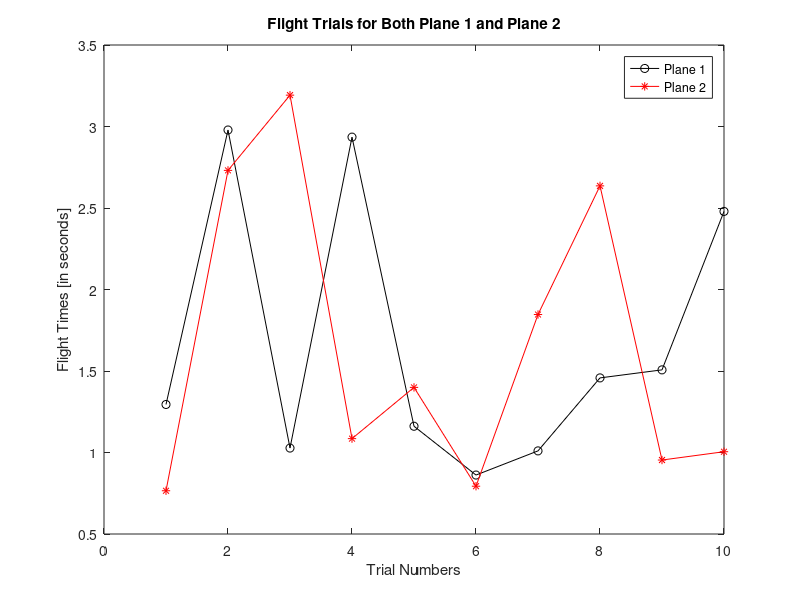

MATLAB code for this plot:
%% Module 4 In-Class Programming Assignment #1
% Crewe Prough - scribe
%  Gianna Foti - Guide
%  Bryce Morris- researcher
%  Susan Heil - Quality control
% EGR 101
% 9/13/2022

clc
clear
format compact 

% Flight times of 2 paper airplanes in seconds
plane1 = [1.2946    2.9785    1.0273    2.9348    1.1611    0.8617  1.0099    1.4577    1.5070    2.4790];
plane2 = [0.7653    2.7308    3.1924    1.0851    1.3995    0.7932  1.8465    2.6358    0.9538    1.0048];
%% Set up
Times_plane2 =  0.5 < plane2 & plane2 < 1.5; %flight times for plane 2 in seconds
disp ('The total number of times airplane 2 flew between 0.5 and 1.5 seconds') %making a display statement 
disp (sum(Times_plane2))% displaying values

%% average time
Average_time_1 = mean(plane1); %finding avg time in seconds
Average_time_2 = mean(plane2); %finding avg time in seconds

%% Number of times Average
Number_times_longer_Avg_1 = plane1 > Average_time_1; %finding long avg time in seconds
Number_times_longer_Avg_2 = plane2 > Average_time_2; %finding long avg time in seconds
 
%% count over average
Count_over_av_1 = plane1 (Number_times_longer_Avg_1); %finding the time over avg
Long_Sum_1 = sum(Number_times_longer_Avg_1);
fprintf ('The number of times plane 1 flew longer than its average is %g and the average flight time for plane 1 is %.2f seconds \n', Long_Sum_1, Average_time_1 )% displaying values

%% trial set up
trial_num = 1:10; %trial number for planes 1 and 2 

%% shorter average
Number_times_shorter_Avg_1 = plane1 < Average_time_1; %finding times shorter for plane 1
Number_times_shorter_Avg_2 = plane2 < Average_time_2; %finding times shorter for plane 2

%% Both under average logic
Both_under_av = Number_times_shorter_Avg_1(trial_num) & Number_times_shorter_Avg_2(trial_num); %finding when both are under avg 
trials_under_av = trial_num(Both_under_av); 
disp ('The trials in which both planes flew under average are ') % displaying values
disp(trials_under_av)  % displaying values

%% One under average Logic

One_under_av = Number_times_shorter_Avg_1(trial_num) |Number_times_shorter_Avg_2(trial_num); % using & to find values
trials_one_under_av = trial_num(One_under_av); % index trials 
disp ('the trails in which at least one plane flew under are ') % displaying text
disp( trials_one_under_av) % displaying trials under av for one or more flights

%% BONUS 

plot (trial_num, plane1, '-ko')
hold on
plot (trial_num,plane2, '-r*')
xlabel ('Trial Numbers')
ylabel ('Flight Times [in seconds]')
legend ('Plane 1', 'Plane 2', 'location', 'best')
title ('Flight Trials for Both Plane 1 and Plane 2')



